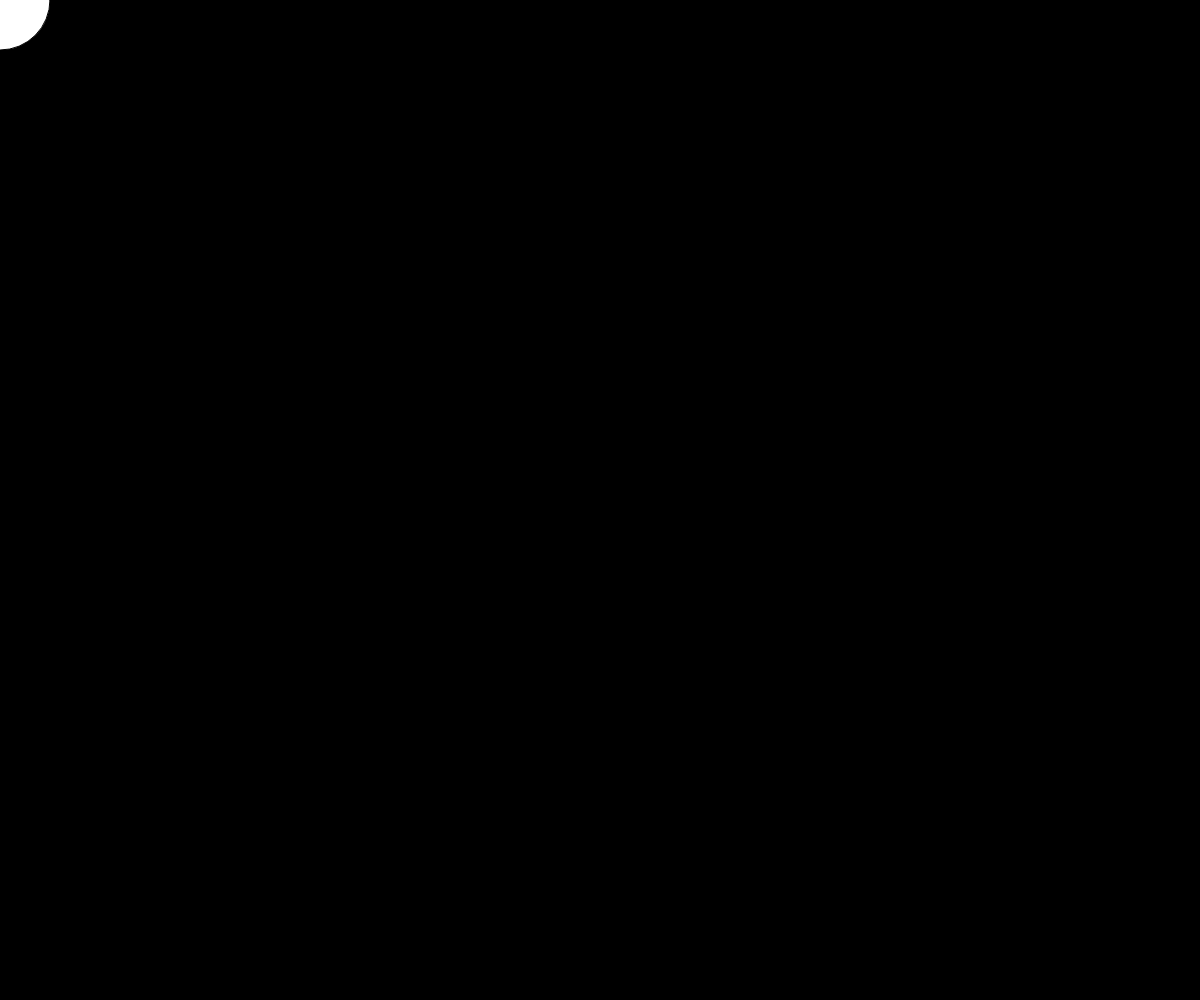
Frame 1 (no input)
Frame 60 (no input): identical to frame 1, image omitted
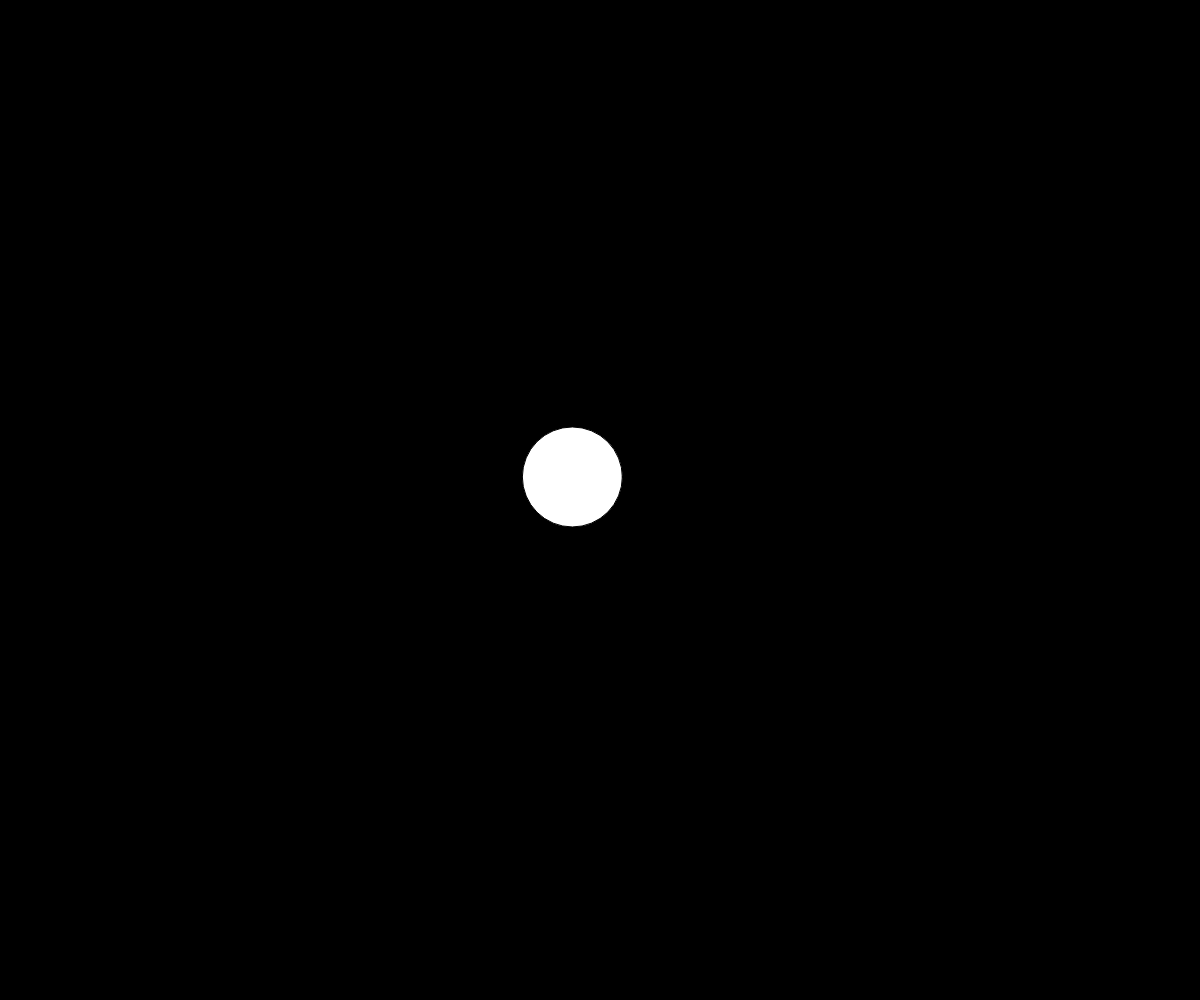
Frame 120 (the mouse pressed at the canvas centre since frame 60)

The p5.js sketch that drew these frames (run headless with seeded random() and noise() and a simulated clock; from frame 60 on, the mouse is pressed at the canvas centre):

// p5.js sketch
// ── sketch.js
let x = 0;
let y = 0;

function setup() {
  createCanvas(windowWidth, windowHeight);
}

function draw() {
  background(0);
  x = lerp(x, mouseX, 0.05);
  y = lerp(y, mouseY, 0.05);
  circle(x, y, 100);
}
